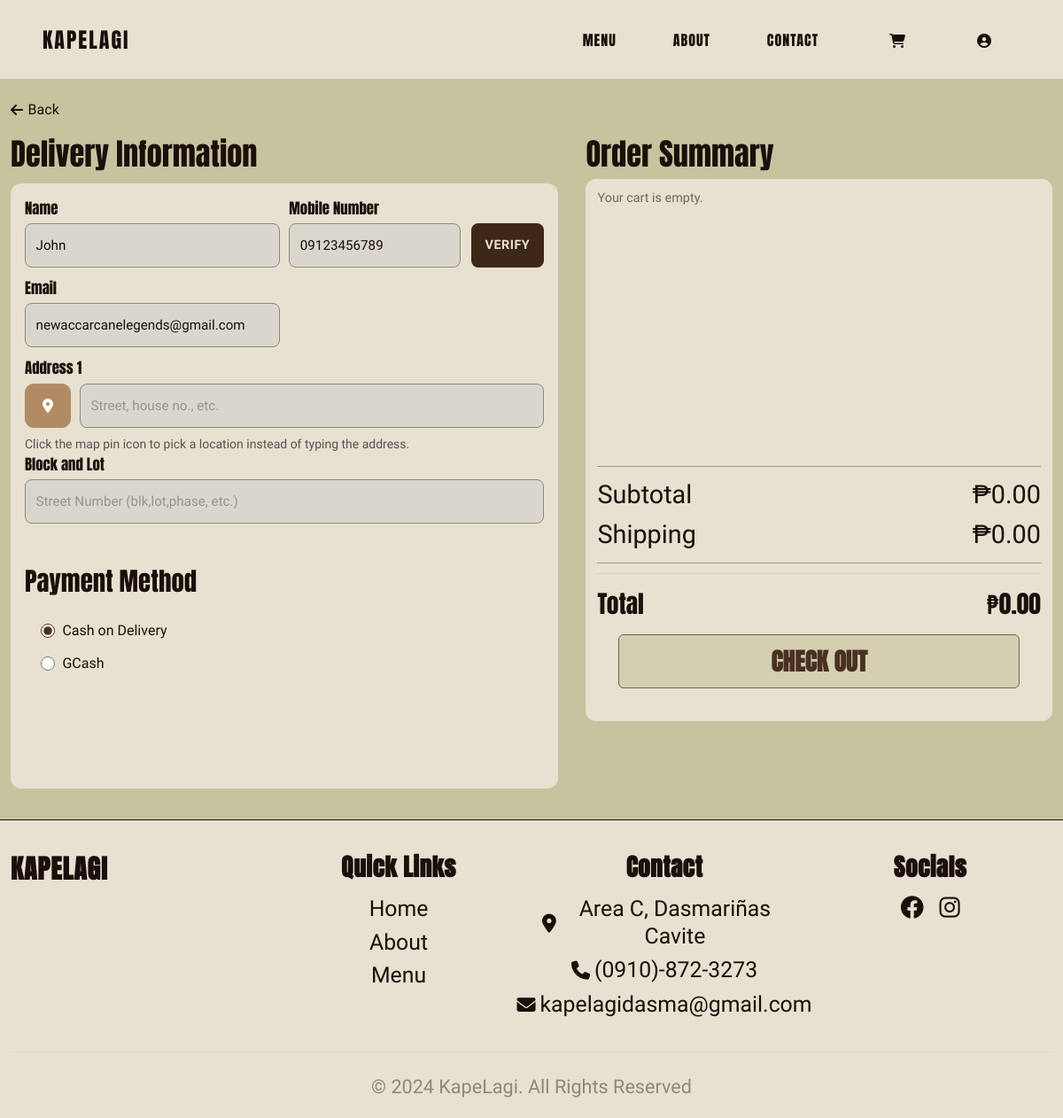
Screenshot of /checkout.php (signed in) with the database file from the repository.
### tables this page shows
CREATE TABLE `users` (
  `id` int(11) NOT NULL,
  `name` varchar(100) NOT NULL,
  `email` varchar(100) NOT NULL,
  `password` varchar(255) NOT NULL,
  `email_verified_at` datetime DEFAULT NULL,
  `google_id` varchar(191) DEFAULT NULL,
  `oauth_provider` varchar(20) DEFAULT NULL,
  `oauth_avatar_url` varchar(255) DEFAULT NULL,
  `role` varchar(20) DEFAULT 'customer',
  `email_verification_token` varchar(64) DEFAULT NULL,
  `email_verification_code` varchar(6) DEFAULT NULL,
  `pending_email` varchar(100) DEFAULT NULL,
  `pending_email_verification_token` varchar(64) DEFAULT NULL,
  `pending_email_verification_code` varchar(6) DEFAULT NULL,
  `terms_accepted_at` datetime DEFAULT NULL,
  `terms_version` varchar(20) DEFAULT NULL,
  `phone` varchar(20) DEFAULT NULL,
  `address` varchar(255) DEFAULT NULL,
  `city` varchar(50) DEFAULT NULL,
  `province` varchar(50) DEFAULT NULL,
  `created_at` timestamp NOT NULL DEFAULT current_timestamp(),
  `updated_at` timestamp NOT NULL DEFAULT current_timestamp() ON UPDATE current_timestamp()
);

### config/session.php (called while the page is built, shortened)
<?php
if (!function_exists('is_logged_in')) {
    function get_user_id() {
        return isset($_SESSION['user_id']) ? $_SESSION['user_id'] : null;
    }
}
?>

### checkout.php (the view, shortened to what this page needs)
<?php
include 'config/session.php';
include 'config/db.php';
$user_id = get_user_id();
$user_sql = "SELECT * FROM users WHERE id = ?";
$user_stmt = $conn->prepare($user_sql);
$user_stmt->bind_param("i", $user_id);
$user_stmt->execute();
$user_result = $user_stmt->get_result();
$user = $user_result->fetch_assoc();
$saved_full_address = trim((string) ($_SESSION['user_address'] ?? ($user['address'] ?? '')));
$saved_block_lot = '';
$saved_street_address = $saved_full_address;
$phone_verified = isset($_SESSION['phone_verified']) && $_SESSION['phone_verified'] === true;
$verified_phone = $_SESSION['verified_phone'] ?? null;
?>
<!DOCTYPE html>
<html lang="en">
<head>
    <link href="https://cdn.jsdelivr.net/npm/bootstrap@5.3.0/dist/css/bootstrap.min.css" rel="stylesheet">
    <link rel="stylesheet" href="https://cdnjs.cloudflare.com/ajax/libs/font-awesome/6.4.0/css/all.min.css">
    <link rel="stylesheet" href="assets/css/styles.css">
    <link rel="stylesheet" href="assets/css/checkout.css">
    <link rel="stylesheet" href="assets/css/phone-verification.css">
    <link rel="stylesheet" href="https://unpkg.com/leaflet@1.9.4/dist/leaflet.css"/>
    <link rel="stylesheet" href="https://unpkg.com/leaflet-routing-machine@latest/dist/leaflet-routing-machine.css" />
</head>
<body>
    <?php include 'components/navbar.php'; ?>
    <section class="checkout-section">
        <div class="container-lg">
            <div class="checkout-header">
                <a href="menu.php" class="back-link"><i class="fas fa-arrow-left"></i> Back</a>
            </div>
            <div class="checkout-content" id="checkoutContent">
                <div class="checkout-form">
                    <h2 class="checkout-title">Delivery Information</h2>
                    <form id="checkoutForm">
                        <div class="form-row">
                            <div class="form-col">
                                <label>Name</label>
                                <input type="text" name="customer_name" class="form-input" value="<?php echo $user['name'] ?? ''; ?>" required>
                            </div>
                            <div class="form-col">
                                <label>Mobile Number</label>
                                <div class="phone-field-wrapper">
                                    <input
                                        type="tel"
                                        id="phoneInput"
                                        name="customer_phone"
                                        class="form-input"
                                        placeholder="eg. 09xxxxxxxxx"
                                        value="<?php echo $verified_phone ?? $user['phone'] ?? ''; ?>"
                                        pattern="09[0-9]{9}"
                                        <?php echo $phone_verified ? 'readonly' : ''; ?>
                                        required>
                                    <?php if ($phone_verified): ?>
                                        <a href="checkout.php?reset_phone=1" class="btn-change-phone">Change</a>
                                    <?php else: ?>
                                        <button type="button" id="sendOtpBtn" class="btn-send-otp-inline">Verify</button>
                                    <?php endif; ?>
                                </div>
                            </div>
                        </div>
                        <div class="form-row">
                            <div class="form-col">
                                <label>Email</label>
                                <input type="email" name="customer_email" class="form-input" value="<?php echo $user['email'] ?? ''; ?>" required>
                            </div>
                        </div>
                        <div class="form-group">
                            <label>Address 1</label>
                            <div style="display:flex;gap:10px;align-items:stretch;position:relative;">
                                <button type="button" id="openMapModalBtn" aria-label="Open map picker" style="width:52px;min-width:52px;border:1px solid #b18b63;background:#b18b63;color:#fff;border-radius:10px;display:flex;align-items:center;justify-content:center;cursor:pointer;">
                                    <i class="fas fa-map-marker-alt"></i>
                                </button>
                                <div style="flex:1;position:relative;">
                                    <input id="delivery_address" type="text" name="delivery_address" class="form-input" placeholder="Street, house no., etc." value="<?php echo htmlspecialchars($saved_street_address); ?>" autocomplete="off" required>
                                </div>
                            </div>
                            <small class="form-text text-muted">Click the map pin icon to pick a location instead of typing the address.</small>
                        </div>
                        <div class="form-group">
                            <label>Block and Lot</label>
                            <input type="text" name="address_2" class="form-input" placeholder="Street Number (blk,lot,phase, etc.)" value="<?php echo htmlspecialchars($saved_block_lot); ?>">
                        </div>
                        <h3 class="section-title mt-5">Payment Method</h3>
                        <div class="payment-placeholder">
                            <div class="payment-methods">
                                <label class="payment-option">
                                    <input type="radio" name="payment_method" value="COD" checked required>
                                    <span>Cash on Delivery</span>
                                </label>
                                <label class="payment-option">
                                    <input type="radio" name="payment_method" value="GCASH" required>
                                    <span>GCash</span>
                                </label>
                            </div>
                        </div>
                    </form>
                </div>
                <div class="order-summary-column">
                    <h2 class="checkout-title">Order Summary</h2>
                    <div class="order-summary">
                        <div id="cartItems" class="cart-items">
                        </div>
                        <div class="summary-divider"></div>
                        <div class="summary-row">
                            <span>Subtotal</span>
                            <span id="subtotal">0.00₱</span>
                        </div>
                        <div class="summary-row">
                            <span>Shipping</span>
                            <span id="shipping">0.00₱</span>
                        </div>
                        <div class="summary-divider"></div>
                        <div class="summary-row total">
                            <span>Total</span>
                            <span id="total">0.00₱</span>
                        </div>
                        <button class="checkout-btn" id="checkoutBtn">Check Out</button>
                    </div>
                </div>
            </div>
        </div>
    </section>
    <?php include 'components/footer.php'; ?>
</body>
</html>

### assets/css/styles.css (style rules this page uses)
:root { --color-dark-bg: #1A0F0A; --color-navbar-bg: #E8E0D0; --color-text-primary: #F5F1E8; --color-text-secondary: #D6D0C4; --color-accent: #A17C5C; --font-header: 'Anton', sans-serif; --font-body: 'Smooch Sans', sans-serif; }
* { margin: 0; padding: 0; box-sizing: border-box; }
html { scroll-behavior: smooth; }
body { font-family: var(--font-body); background-color: var(--color-dark-bg); color: var(--color-text-primary); overflow-x: hidden; }
.summary-row { display: flex; justify-content: space-between; font-family: var(--font-body); font-size: 0.95rem; color: #1A0F0A; margin-bottom: 0.8rem; }
.summary-row.total { border-top: 1px solid #D6D0C4; padding-top: 0.8rem; font-weight: 700; font-size: 1.1rem; color: #1A0F0A; }
.checkout-btn { width: calc(100% - 3rem); margin: 1.5rem; padding: 1rem; background-color: #3D2817; color: #E8E0D0; border: none; border-radius: 8px; font-family: var(--font-header); font-size: 1rem; font-weight: 600; cursor: pointer; transition: all 0.3s ease; letter-spacing: 1px; text-transform: uppercase; }
a, button { transition: all 0.3s ease; }

### assets/css/checkout.css (style rules this page uses)
.checkout-section { background-color: #c7c39f; min-height: calc(100vh - 92px); padding: 1.45rem 0 2.2rem; }
.checkout-section .container-lg { max-width: 1260px; }
.checkout-header { margin-bottom: 0.95rem; }
.back-link { font-family: var(--font-body); font-size: 1rem; color: #1a0f0a; text-decoration: none; display: inline-flex; align-items: center; gap: 0.35rem; }
.checkout-content { display: grid; grid-template-columns: 1.08fr 0.92fr; gap: 1.95rem; align-items: start; }
.checkout-form { background: transparent; padding: 0; }
.order-summary-column .checkout-title { margin-bottom: 0.5rem; }
.checkout-title { margin: 0 0 0.8rem; color: #1a0f0a; font-family: var(--font-header); font-size: 2.15rem; font-weight: 400; }
#checkoutForm { background-color: #E8E0D0; border-radius: 12px; padding: 1rem; }
.form-row { display: grid; grid-template-columns: 1fr 1fr; gap: 0.65rem; margin-bottom: 0.7rem; }
.form-col, .form-group { display: flex; flex-direction: column; gap: 0.25rem; }
.form-col label, .form-group label { margin: 0; color: #1a0f0a; font-family: var(--font-header); font-size: 1.05rem; }
.form-input { width: 100%; height: 50px; border: 1px solid #8f8879; border-radius: 8px; background: #d9d7cd; color: #1a0f0a; font-family: var(--font-body); font-size: 0.95rem; padding: 0.42rem 0.72rem; }
.form-input::placeholder { color: rgba(65, 58, 50, 0.42); }
.section-title { margin-bottom: 0.65rem; color: #1a0f0a; font-family: var(--font-header); font-size: 1.8rem; font-weight: 400; }
.payment-placeholder { background-color: #E8E0D0; border-radius: 10px; min-height: 190px; display: flex; align-items: flex-start; justify-content: flex-start; padding: 1rem 1.15rem; color: rgba(26, 15, 10, 0.56); font-family: var(--font-body); font-size: 1rem; }
.payment-methods { display: flex; flex-direction: column; gap: 0.85rem; width: 100%; }
.payment-option { display: flex; align-items: center; gap: 0.5rem; color: #1a0f0a; font-family: var(--font-body); font-size: 1rem; cursor: pointer; }
.payment-option input { accent-color: #4a3022; width: 1rem; height: 1rem; }
.order-summary { background-color: #E8E0D0; border-radius: 12px; padding: 0.82rem; border: 0; }
.cart-items { min-height: 300px; max-height: 320px; overflow-y: auto; padding-right: 0.1rem; }
.summary-divider { border-top: 1.5px solid rgba(61, 53, 42, 0.42); margin: 0.66rem 0; }
.summary-row { display: flex; justify-content: space-between; color: #1a0f0a; font-family: var(--font-body); font-size: 1.8rem; margin-bottom: 0.08rem; }
.summary-row.total { font-family: var(--font-header); font-size: 1.72rem; font-weight: 400; }
.checkout-btn { margin-top: 0.78rem; border: 1.5px solid #6e664d; border-radius: 6px; background-color: #d3cfb0; color: #4a3022; font-family: var(--font-header); font-size: 1.7rem; line-height: 1; letter-spacing: 0.2px; transition: filter 0.2s ease; }

### assets/css/notifications.css (style rules this page uses)
:root { --kape-dark: #180a05; --kape-brown: #4a3022; --kape-olive: #c7c39f; --kape-cream: #d8d4b7; --kape-border: #6b5a4a; }

### rows the page displays
users: customer_name "John", customer_phone "09123456789", customer_email "newaccarcanelegends@gmail.com"
